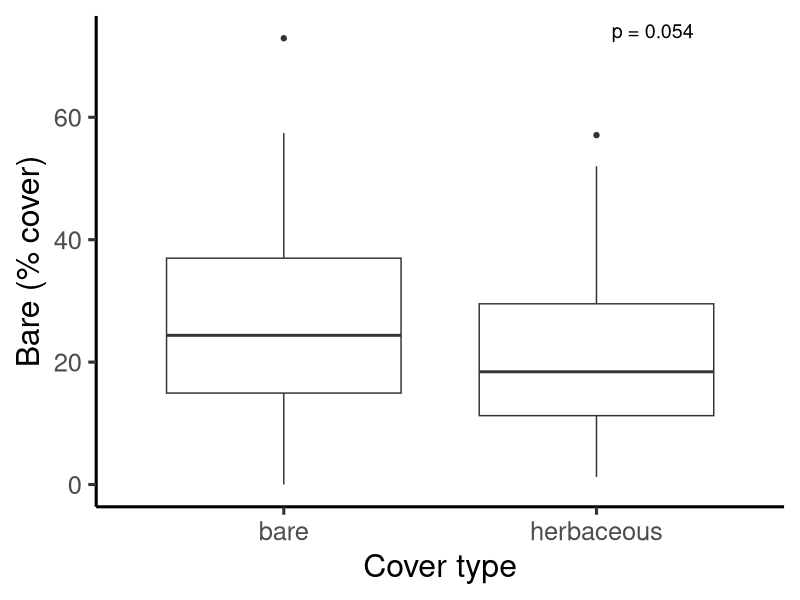
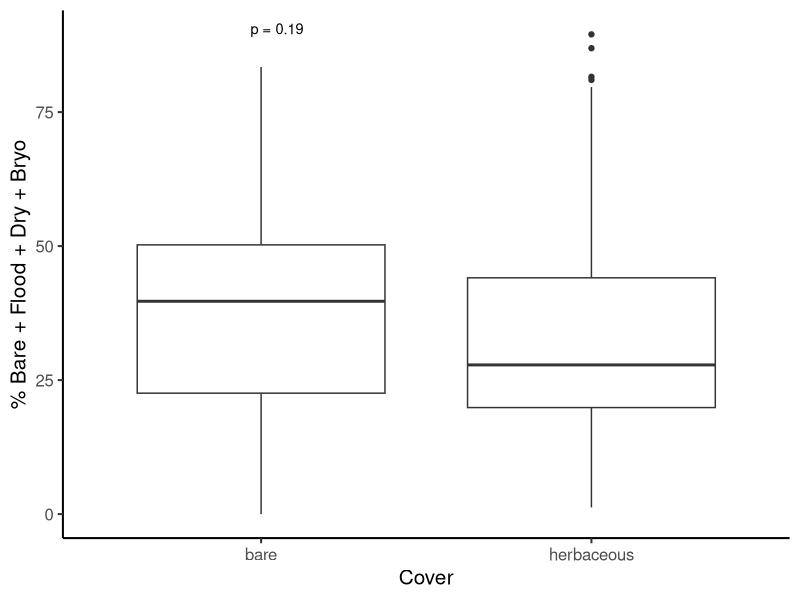
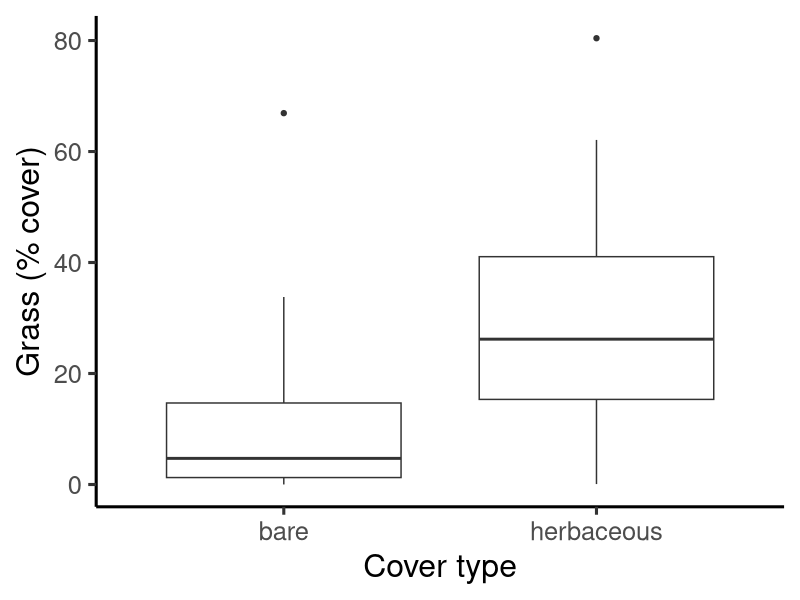
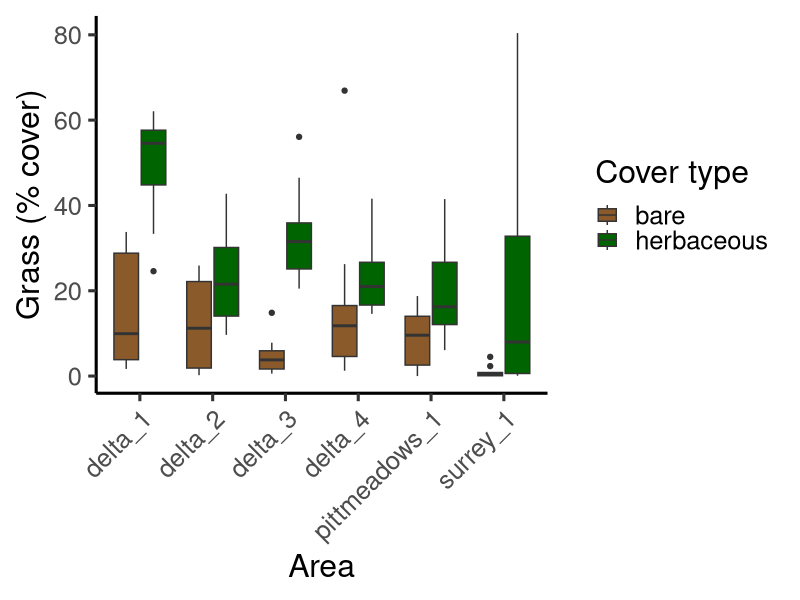
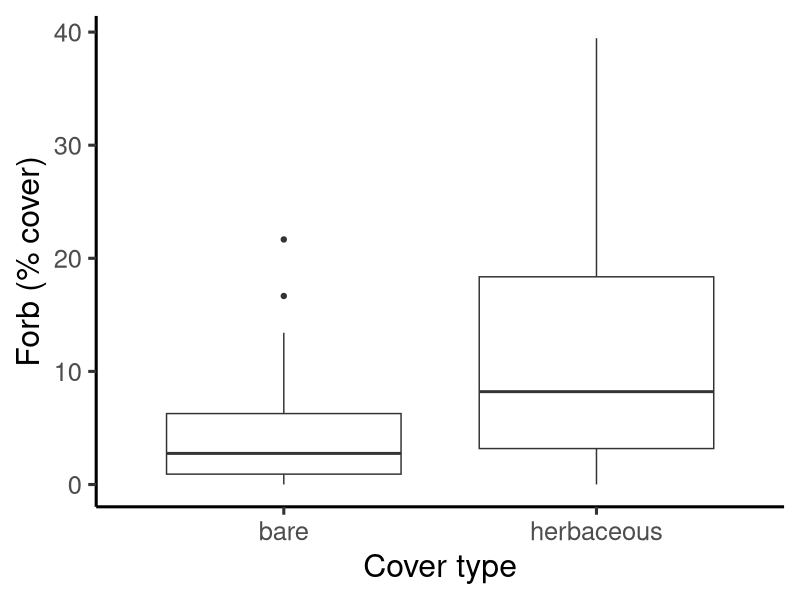
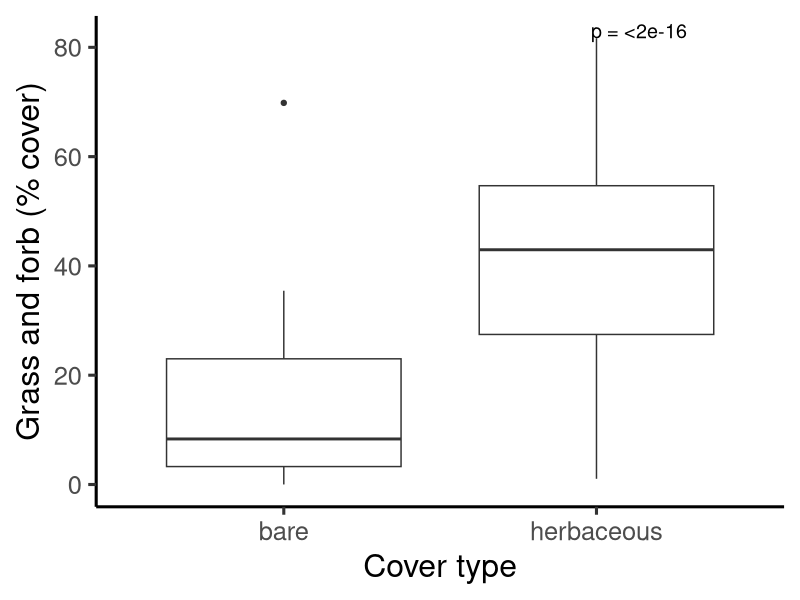
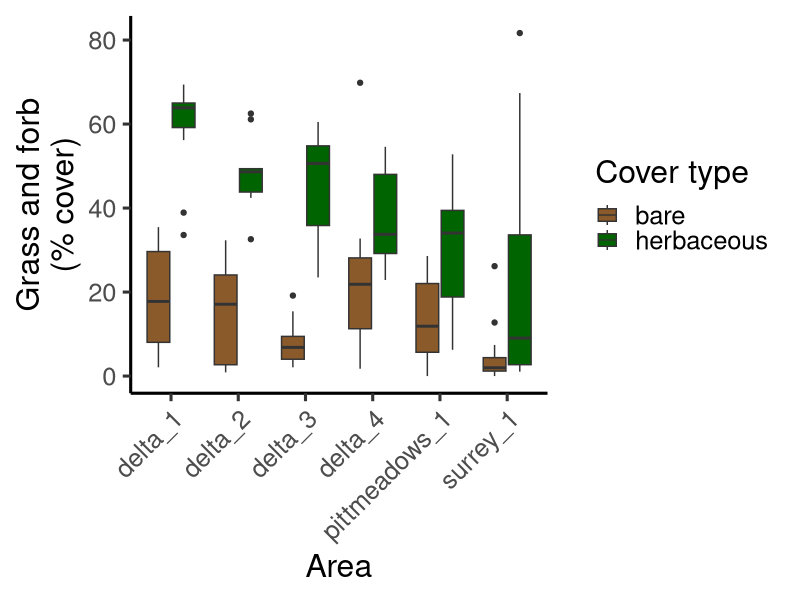
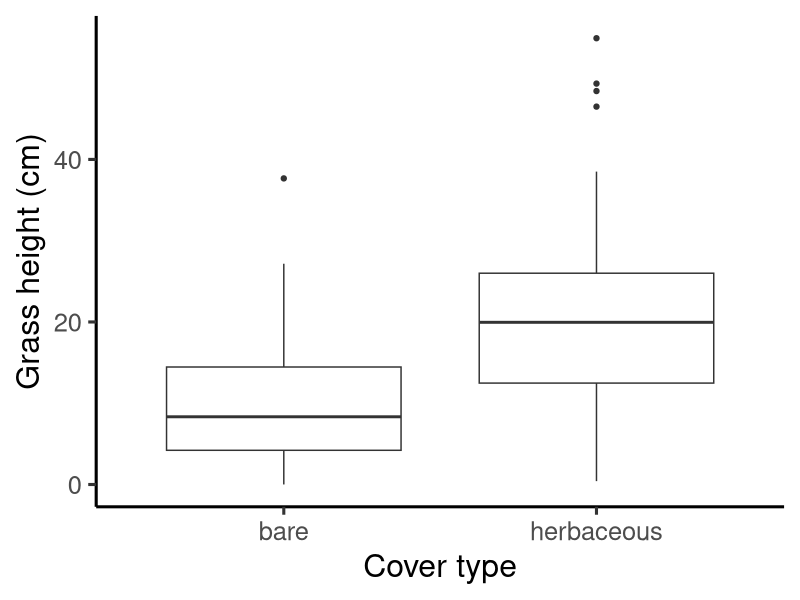

Generate these figures, in order, with R:
## ---- chunk 1
knitr::opts_chunk$set(echo = TRUE)
knitr::opts_knit$set(root.dir = "~/Library/CloudStorage/OneDrive-UBC/MSc/12_analysis/rodent-bee-blueberry")
## ---- chunk 2
#load packages
library(ggplot2) #for plots
library(dplyr) #for working with dataframes
library(tidyr) #for working with datasets
library(lme4) #for mixed effects models
library(ggpubr) #for adding significance asterisks to graph

#read in data
data <- read.csv("06_cleandata/combined_plot_data_ch1.csv")

#check that variables are in appropriate format
str(data)

#change character columns to factors
data <- data %>%
   mutate(
     site_id = as.factor(site_id),
     round = as.factor(round),
     plot_id = as.factor(plot_id),
     bee_date = as.Date(bee_date),
     area = as.factor(area),
     cover_type = as.factor(cover_type))

#filter data to only include within field data
data <- data %>%
  filter(plot_id != "d")

#update cover type names
levels(data$cover_type) <- c("bare", "herbaceous")

View(data)
## ---- chunk 3
ggplot(data, aes(x = cover_type, y = bare_perc)) + 
  geom_boxplot() +
  theme_classic(base_size = 15) +
  xlab("Cover type") +
  ylab("Bare (% cover)") +
  stat_compare_means(
    method = "t.test",        # or "wilcox.test"
    label = "p.format",       # shows formatted p-value
    size = 5,
    vjust = 0,
    hjust = -4
  ) +
  theme_classic(base_size = 23)

## ---- chunk 4
ggplot(data, aes(x = cover_type, y = bare_flood_dry_bryo_perc)) + 
  geom_boxplot() +
  theme_classic(base_size = 15) +
  xlab("Cover") +
  ylab("% Bare + Flood + Dry + Bryo") +
  stat_compare_means(
    method = "t.test",        # or "wilcox.test"
    label = "p.format",       # shows formatted p-value
    size = 3.7,
    vjust = 0
  )

## ---- chunk 5
library(lme4)
install.packages('lmerTest')
library(lmerTest)

g <- lmer(grass_perc ~ cover_type + (1 | area/site_id/plot_id), data = data)
summary(g)

ggplot(data, aes(x=cover_type, y = grass_perc)) + 
  geom_boxplot() +
  xlab("Cover type") +
  ylab("Grass (% cover)") +
  theme_classic(base_size = 23)
## ---- chunk 6
ggplot(data, aes(x = area, fill=cover_type, y = grass_perc)) + 
  geom_boxplot() +
  labs (x= "Area",
        y = "Grass (% cover)",
        fill = "Cover type") +
  stat_compare_means(
    method = "t.test",        # or "wilcox.test"
    label = "p.format",       # shows formatted p-value
    size = 5,
    vjust = 0,
    hjust = -4.3
  ) + 
  scale_fill_manual(values = c(
    "herbaceous" = "darkgreen", 
    "bare" = "tan4")) +
  theme_classic(base_size = 23) +
  theme(
    axis.text.x = element_text(angle = 45, hjust = 1))  # diagonal labels 
## ---- chunk 7
f <- lmer(forb_perc ~ cover_type + (1 | area/site_id/plot_id), data = data)
summary(f)

ggplot(data, aes(x = cover_type, y = forb_perc)) + 
  geom_boxplot() +
  xlab("Cover type") +
  ylab("Forb (% cover)") +
  theme_classic(base_size = 23)
## ---- chunk 8
ggplot(data, aes(x = cover_type, y = grass_forb_perc)) + 
  geom_boxplot() +
  xlab("Cover type") +
  ylab("Grass and forb (% cover)") +
  stat_compare_means(
    method = "t.test",        # or "wilcox.test"
    label = "p.format",       # shows formatted p-value
    size = 5,
    vjust = 0,
    hjust = -3.2
  ) +
  theme_classic(base_size = 23)
## ---- chunk 9
ggplot(data, aes(x = area, fill = cover_type, y = grass_forb_perc)) + 
  geom_boxplot() +
  labs (x= "Area",
        y = "Grass and forb\n(% cover)",
        fill = "Cover type") +
  stat_compare_means(
    method = "t.test",        # or "wilcox.test"
    label = "p.format",       # shows formatted p-value
    size = 5,
    vjust = 0,
    hjust = -4.3
  ) + 
  scale_fill_manual(values = c(
    "herbaceous" = "darkgreen", 
    "bare" = "tan4")) +
  theme_classic(base_size = 23) +
  theme(
    axis.text.x = element_text(angle = 45, hjust = 1))  # diagonal labels 
## ---- chunk 10
gh <- lmer(grass_h ~ cover_type + (1 | area/site_id/plot_id), data = data)
summary(gh)
anova(gh)

ggplot(data, aes(x = cover_type, y = grass_h)) + 
  geom_boxplot() +
  xlab("Cover type") +
  ylab("Grass height (cm)") +
  theme_classic(base_size = 23)
## ---- chunk 11
fh <- lmer(forb_h ~ cover_type + (1 | area/site_id/plot_id), data = data)
summary(fh)
anova(fh)

ggplot(data, aes(x = cover_type, y = forb_h)) + 
  geom_boxplot() +
  xlab("Cover type") +
  ylab("Forb height (cm)") +
  theme_classic(base_size = 23)
## ---- chunk 12
ggplot(data, aes(x = round, fill = cover_type, y = flood_perc)) + 
  geom_boxplot() +
  theme_classic(base_size = 15) +
  xlab("Round") +
  ylab("% Flood") +
  stat_compare_means(
    method = "t.test",        # or "wilcox.test"
    label = "p.format",       # shows formatted p-value
    size = 3.7,
    vjust = 0
  )
## ---- chunk 13
fc <- lmer(floral_perc ~ cover_type + (1 | area/site_id/plot_id), data = data)
summary(fc)
anova(fc)

ggplot(data, aes(x = cover_type, y = floral_perc)) + 
  geom_boxplot() +
  xlab("Cover type") +
  ylab("Floral (% cover)") +
  theme_classic(base_size = 23)
## ---- chunk 14
bfc <- lmer(bombus_floral_perc ~ cover_type + (1 | area/site_id/plot_id), data = data)
summary(bfc)

ggplot(data, aes(x = cover_type, y = bombus_floral_perc)) + 
  geom_boxplot() +
  xlab("Cover type") +
  ylab("Floral (% cover)") +
  theme_classic(base_size = 23)
## ---- chunk 15
ggplot(data, aes(x = cover_type, y = floral_abun)) + 
  geom_boxplot() +
  xlab("Cover type") +
  ylab("Floral (% cover)") +
  stat_compare_means(
    method = "t.test",        # or "wilcox.test"
    label = "p.format",       # shows formatted p-value
    size = 5,
    vjust = 0,
    hjust = -3.2
  ) +
  theme_classic(base_size = 23)
## ---- chunk 16
ggplot(data, aes(x = cover_type, y = bombus_floral_abun)) + 
  geom_boxplot() +
  xlab("Cover type") +
  ylab("Floral (% cover)") +
  stat_compare_means(
    method = "t.test",        # or "wilcox.test"
    label = "p.format",       # shows formatted p-value
    size = 5,
    vjust = 0,
    hjust = -3.2
  ) +
  theme_classic(base_size = 23)
## ---- chunk 17
ggplot(data, aes(x=cover_type, y = nest_searching_queens))+ 
  geom_boxplot() +
  theme_classic(base_size = 15)+
  xlab("Cover")+
  ylab("NSQ abundance") +
  stat_compare_means(
    aes(group = cover_type),  # group by field.type
    method = "t.test",  # or "wilcox.test" if you're doing a non-parametric test
    label = "p.format",  # Display p-value 
    size = 3.7  # Adjust this value to make the asterisks larger
    ) 

## ---- chunk 18
ggplot(data, aes(fill=cover_type,x=bee_season_type, y = nest_searching_queens))+ 
  geom_boxplot() +
  theme_classic(base_size = 15)+
  xlab("Season")+
  ylab("NSQ abundance") +
  stat_compare_means(
    aes(group = cover_type),  # group by field.type
    method = "t.test",  # or "wilcox.test" if you're doing a non-parametric test
    label = "p.format",  # Display p-value 
    size = 3.7)  # Adjust this value to make the asterisks larger
## ---- chunk 19
ggplot(data, aes(x=cover_type, y = workers))+ 
  geom_boxplot() +
  theme_classic(base_size = 15)+
  xlab("Cover")+
  ylab("Worker abundance") +
  stat_compare_means(
    aes(group = cover_type),  # group by field.type
    method = "t.test",  # or "wilcox.test" if you're doing a non-parametric test
    label = "p.format",  # Display p-value 
    size = 3.7)  # Adjust this value to make the asterisks larger

## ---- chunk 20
ggplot(data, aes(fill=cover_type,x=bee_season_type, y = workers))+ 
  geom_boxplot() +
  theme_classic(base_size = 15)+
  xlab("Season")+
  ylab("Worker abundance") +
  stat_compare_means(
    aes(group = cover_type),  # group by field.type
    method = "t.test",  # or "wilcox.test" if you're doing a non-parametric test
    label = "p.format",  # Display p-value 
    size = 3.7)  # Adjust this value to make the asterisks larger
## ---- chunk 21
ggplot(data, aes(x=cover_type, y = num_burrows))+ 
  geom_boxplot() +
  theme_classic(base_size = 15)+
  xlab("Cover")+
  ylab("Burrow abundance") +
  stat_compare_means(
    aes(group = cover_type),  # group by field.type
    method = "t.test",  # or "wilcox.test" if you're doing a non-parametric test
    label = "p.format",  # Display p-value 
    size = 3.7)  # Adjust this value to make the asterisks larger
## ---- chunk 22
ggplot(data, aes(x=cover_type, y = num_inactive_burrows))+ 
  geom_boxplot() +
  theme_classic(base_size = 15)+
  xlab("Cover")+
  ylab("Inactive burrow abundance") +
  stat_compare_means(
    aes(group = cover_type),  # group by field.type
    method = "t.test",  # or "wilcox.test" if you're doing a non-parametric test
    label = "p.format",  # Display p-value 
    size = 3.7)  # Adjust this value to make the asterisks larger
## ---- chunk 23
ggplot(data, aes(x=cover_type, y = num_runway_burrows))+ 
  geom_boxplot() +
  theme_classic(base_size = 15)+
  xlab("Cover")+
  ylab("Runway burrow abundance") +
  stat_compare_means(
    aes(group = cover_type),  # group by field.type
    method = "t.test",  # or "wilcox.test" if you're doing a non-parametric test
    label = "p.format",  # Display p-value 
    size = 3.7)  # Adjust this value to make the asterisks larger
## ---- chunk 24
ggplot(data, aes(x=cover_type, y = bombus_floral_abun))+ 
  geom_boxplot() +
  theme_classic(base_size = 15)+
  xlab("Cover")+
  ylab("Bombus-relevant floral abundance") +
  stat_compare_means(
    aes(group = cover_type),  # group by field.type
    method = "t.test",  # or "wilcox.test" if you're doing a non-parametric test
    label = "p.format",  # Display p-value 
    size = 3.7)  # Adjust this value to make the asterisks larger
## ---- chunk 25
ggplot(data, aes(x=cover_type, y = forage_vaco))+ 
  geom_boxplot() +
  theme_classic(base_size = 15)+
  xlab("Cover")+
  ylab("Num foraging on vaco") +
  stat_compare_means(
    aes(group = cover_type),  # group by field.type
    method = "t.test",  # or "wilcox.test" if you're doing a non-parametric test
    label = "p.format",  # Display p-value 
    size = 3.7) # Adjust this value to make the asterisks larger
